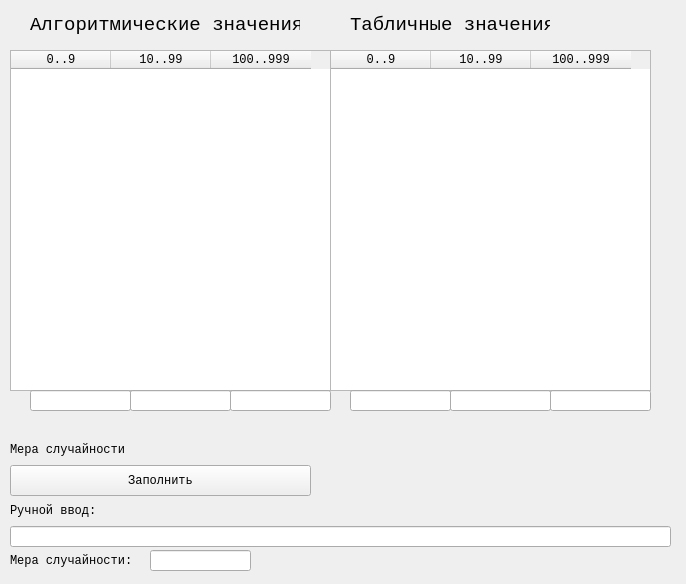
<?xml version="1.0" encoding="UTF-8"?>
<ui version="4.0">
 <class>mainWindow</class>
 <widget class="QMainWindow" name="mainWindow">
  <property name="geometry">
   <rect>
    <x>0</x>
    <y>0</y>
    <width>686</width>
    <height>584</height>
   </rect>
  </property>
  <property name="windowTitle">
   <string>Оценка случайности</string>
  </property>
  <widget class="QWidget" name="centralwidget">
   <widget class="QLabel" name="label">
    <property name="geometry">
     <rect>
      <x>30</x>
      <y>10</y>
      <width>270</width>
      <height>30</height>
     </rect>
    </property>
    <property name="font">
     <font>
      <family>Courier New</family>
      <pointsize>14</pointsize>
     </font>
    </property>
    <property name="text">
     <string>Алгоритмические значения</string>
    </property>
   </widget>
   <widget class="QLabel" name="label_2">
    <property name="geometry">
     <rect>
      <x>350</x>
      <y>10</y>
      <width>200</width>
      <height>30</height>
     </rect>
    </property>
    <property name="font">
     <font>
      <family>Courier New</family>
      <pointsize>14</pointsize>
     </font>
    </property>
    <property name="text">
     <string>Табличные значения</string>
    </property>
   </widget>
   <widget class="QTableWidget" name="alg_table">
    <property name="geometry">
     <rect>
      <x>10</x>
      <y>50</y>
      <width>321</width>
      <height>341</height>
     </rect>
    </property>
    <property name="sizePolicy">
     <sizepolicy hsizetype="Fixed" vsizetype="Fixed">
      <horstretch>0</horstretch>
      <verstretch>0</verstretch>
     </sizepolicy>
    </property>
    <property name="font">
     <font>
      <family>Courier New</family>
     </font>
    </property>
    <property name="verticalScrollBarPolicy">
     <enum>Qt::ScrollBarAlwaysOff</enum>
    </property>
    <property name="horizontalScrollBarPolicy">
     <enum>Qt::ScrollBarAlwaysOff</enum>
    </property>
    <property name="rowCount">
     <number>0</number>
    </property>
    <property name="columnCount">
     <number>3</number>
    </property>
    <column>
     <property name="text">
      <string>0..9</string>
     </property>
    </column>
    <column>
     <property name="text">
      <string>10..99</string>
     </property>
    </column>
    <column>
     <property name="text">
      <string>100..999</string>
     </property>
    </column>
   </widget>
   <widget class="QTableWidget" name="table_table">
    <property name="geometry">
     <rect>
      <x>330</x>
      <y>50</y>
      <width>321</width>
      <height>341</height>
     </rect>
    </property>
    <property name="font">
     <font>
      <family>Courier New</family>
     </font>
    </property>
    <property name="verticalScrollBarPolicy">
     <enum>Qt::ScrollBarAlwaysOff</enum>
    </property>
    <property name="horizontalScrollBarPolicy">
     <enum>Qt::ScrollBarAlwaysOff</enum>
    </property>
    <property name="autoScroll">
     <bool>false</bool>
    </property>
    <property name="rowCount">
     <number>0</number>
    </property>
    <property name="columnCount">
     <number>3</number>
    </property>
    <column>
     <property name="text">
      <string>0..9</string>
     </property>
    </column>
    <column>
     <property name="text">
      <string>10..99</string>
     </property>
    </column>
    <column>
     <property name="text">
      <string>100..999</string>
     </property>
    </column>
   </widget>
   <widget class="QLabel" name="label_4">
    <property name="geometry">
     <rect>
      <x>10</x>
      <y>435</y>
      <width>241</width>
      <height>30</height>
     </rect>
    </property>
    <property name="font">
     <font>
      <family>Courier New</family>
     </font>
    </property>
    <property name="text">
     <string>Мера случайности</string>
    </property>
   </widget>
   <widget class="QLineEdit" name="meas_alg_1">
    <property name="geometry">
     <rect>
      <x>30</x>
      <y>390</y>
      <width>101</width>
      <height>21</height>
     </rect>
    </property>
    <property name="font">
     <font>
      <family>Courier New</family>
     </font>
    </property>
   </widget>
   <widget class="QLineEdit" name="meas_alg_2">
    <property name="geometry">
     <rect>
      <x>130</x>
      <y>390</y>
      <width>101</width>
      <height>21</height>
     </rect>
    </property>
    <property name="font">
     <font>
      <family>Courier New</family>
     </font>
    </property>
   </widget>
   <widget class="QLineEdit" name="meas_alg_3">
    <property name="geometry">
     <rect>
      <x>230</x>
      <y>390</y>
      <width>101</width>
      <height>21</height>
     </rect>
    </property>
    <property name="font">
     <font>
      <family>Courier New</family>
     </font>
    </property>
   </widget>
   <widget class="QLineEdit" name="meas_table_3">
    <property name="geometry">
     <rect>
      <x>550</x>
      <y>390</y>
      <width>101</width>
      <height>21</height>
     </rect>
    </property>
    <property name="font">
     <font>
      <family>Courier New</family>
     </font>
    </property>
   </widget>
   <widget class="QLineEdit" name="meas_table_1">
    <property name="geometry">
     <rect>
      <x>350</x>
      <y>390</y>
      <width>101</width>
      <height>21</height>
     </rect>
    </property>
    <property name="font">
     <font>
      <family>Courier New</family>
     </font>
    </property>
   </widget>
   <widget class="QLineEdit" name="meas_table_2">
    <property name="geometry">
     <rect>
      <x>450</x>
      <y>390</y>
      <width>101</width>
      <height>21</height>
     </rect>
    </property>
    <property name="font">
     <font>
      <family>Courier New</family>
     </font>
    </property>
   </widget>
   <widget class="QPushButton" name="fill">
    <property name="geometry">
     <rect>
      <x>10</x>
      <y>465</y>
      <width>301</width>
      <height>31</height>
     </rect>
    </property>
    <property name="font">
     <font>
      <family>Courier New</family>
     </font>
    </property>
    <property name="text">
     <string>Заполнить</string>
    </property>
   </widget>
   <widget class="QLabel" name="label_5">
    <property name="geometry">
     <rect>
      <x>10</x>
      <y>496</y>
      <width>241</width>
      <height>30</height>
     </rect>
    </property>
    <property name="font">
     <font>
      <family>Courier New</family>
     </font>
    </property>
    <property name="text">
     <string>Ручной ввод:</string>
    </property>
   </widget>
   <widget class="QLineEdit" name="manual_input">
    <property name="geometry">
     <rect>
      <x>10</x>
      <y>526</y>
      <width>661</width>
      <height>21</height>
     </rect>
    </property>
    <property name="font">
     <font>
      <family>Courier New</family>
     </font>
    </property>
    <property name="text">
     <string/>
    </property>
   </widget>
   <widget class="QLabel" name="label_6">
    <property name="geometry">
     <rect>
      <x>10</x>
      <y>546</y>
      <width>241</width>
      <height>30</height>
     </rect>
    </property>
    <property name="font">
     <font>
      <family>Courier New</family>
     </font>
    </property>
    <property name="text">
     <string>Мера случайности:</string>
    </property>
   </widget>
   <widget class="QLineEdit" name="meas_manual">
    <property name="geometry">
     <rect>
      <x>150</x>
      <y>550</y>
      <width>101</width>
      <height>21</height>
     </rect>
    </property>
    <property name="font">
     <font>
      <family>Courier New</family>
     </font>
    </property>
   </widget>
  </widget>
 </widget>
 <resources/>
 <connections/>
</ui>
